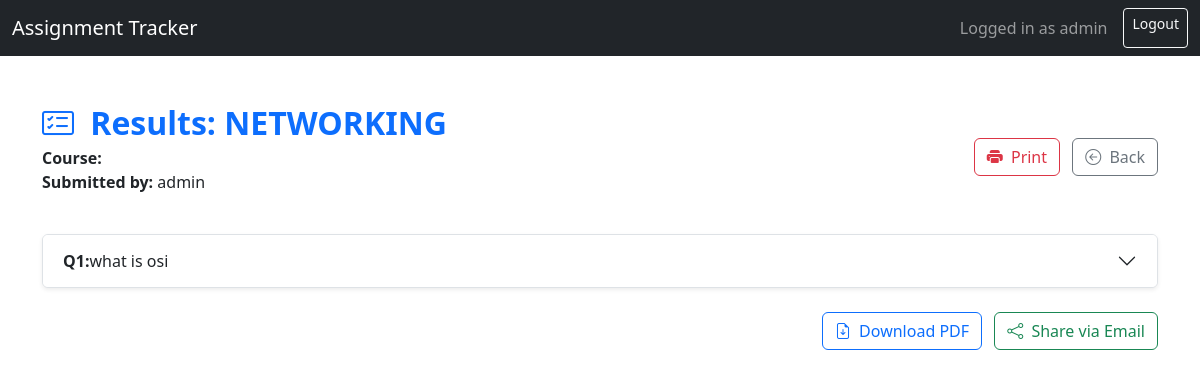
The page /assignments/results/1/ (signed in) on the database its author committed.
### assignments/models.py (models this page shows, shortened)
class Assignment(models.Model):
    student = models.ForeignKey(User, on_delete=models.CASCADE, related_name='assignments')
    course = models.ForeignKey(Course, on_delete=models.SET_NULL, null=True)
    title = models.CharField(max_length=200)
    created_at = models.DateTimeField(auto_now_add=True)

class Question(models.Model):
    assignment = models.ForeignKey(Assignment, on_delete=models.CASCADE, related_name='questions')
    text = models.TextField()

### assignments/views.py (the view)
# urls.py: path('results/<int:assignment_id>/', views.view_results, name='view_results'),
@login_required
def view_results(request, assignment_id):
    assignment = get_object_or_404(Assignment, id=assignment_id)
    return render(request, 'assignments/view_results.html', {'assignment': assignment})

### assignments/templates/assignments/view_results.html (shortened to what this page needs)
{% extends 'base.html' %}
{% block content %}
<div id="resultContent" class="container mt-5">
    <div class="d-flex justify-content-between align-items-center mb-4">
        <div>
            <h2 class="fw-bold text-primary mb-1">
                <i class="bi bi-card-checklist me-2"></i> Results: {{ assignment.title }}
            </h2>
            <p class="mb-0"><strong>Course:</strong> {{ assignment.course.name }}</p>
            <p><strong>Submitted by:</strong> {{ assignment.student.username }}</p>
        </div>
        <div>
            <button class="btn btn-outline-danger me-2" onclick="window.print()">
                <i class="bi bi-printer-fill me-1"></i> Print
            </button>
            <a href="{% url 'assignment_list' %}" class="btn btn-outline-secondary">
                <i class="bi bi-arrow-left-circle me-1"></i> Back
            </a>
        </div>
    </div>
    <div class="accordion" id="resultsAccordion">
        {% for question in assignment.questions.all %}
            <div class="accordion-item mb-2 shadow-sm">
                <h2 class="accordion-header" id="heading{{ forloop.counter }}">
                    <button class="accordion-button collapsed" type="button" data-bs-toggle="collapse"
                            data-bs-target="#collapse{{ forloop.counter }}" aria-expanded="false"
                            aria-controls="collapse{{ forloop.counter }}">
                        <strong>Q{{ forloop.counter }}:</strong> {{ question.text|truncatewords:12 }}
                    </button>
                </h2>
            </div>
        {% endfor %}
    </div>
</div>
<div class="container mt-4 text-end">
    <button class="btn btn-outline-primary me-2" onclick="downloadAsPDF()">
        <i class="bi bi-file-earmark-arrow-down me-1"></i> Download PDF
    </button>
    <a href="mailto:?subject=Assignment Results&body=View results for {{ assignment.title|urlencode }}" class="btn btn-outline-success">
        <i class="bi bi-share me-1"></i> Share via Email
    </a>
</div>
{% endblock %}

### assignments/templates/base.html (shortened to what this page needs)
<!DOCTYPE html>
<html>
<head>
    <link href="https://cdn.jsdelivr.net/npm/bootstrap@5.3.0/dist/css/bootstrap.min.css" rel="stylesheet">
    <link rel="stylesheet" href="https://cdn.jsdelivr.net/npm/bootstrap-icons@1.10.5/font/bootstrap-icons.css">
<link href="https://cdn.jsdelivr.net/npm/bootstrap@5.3.2/dist/css/bootstrap.min.css" rel="stylesheet">
<link href="https://cdn.jsdelivr.net/npm/bootstrap-icons@1.11.1/font/bootstrap-icons.css" rel="stylesheet">
</head>
<body>
    <nav class="navbar navbar-dark bg-dark mb-4">
        <div class="container-fluid">
            <a class="navbar-brand" href="{% url 'assignment_list' %}">Assignment Tracker</a>
            <div class="d-flex">
                {% if user.is_authenticated %}
                    <span class="navbar-text me-3">Logged in as {{ user.username }}</span>
                    <a href="{% url 'logout' %}" class="btn btn-outline-light btn-sm">Logout</a>
                {% else %}
                    <a href="{% url 'login' %}" class="btn btn-outline-light btn-sm">Login</a>
                {% endif %}
            </div>
        </div>
    </nav>
    {% block content %}{% endblock %}
</body>
</html>

### rows shown on the page
Assignment: title "NETWORKING", student.username "admin"
Question: text "what is osi"

### other values the page prints
{{ user.username }} "admin"
